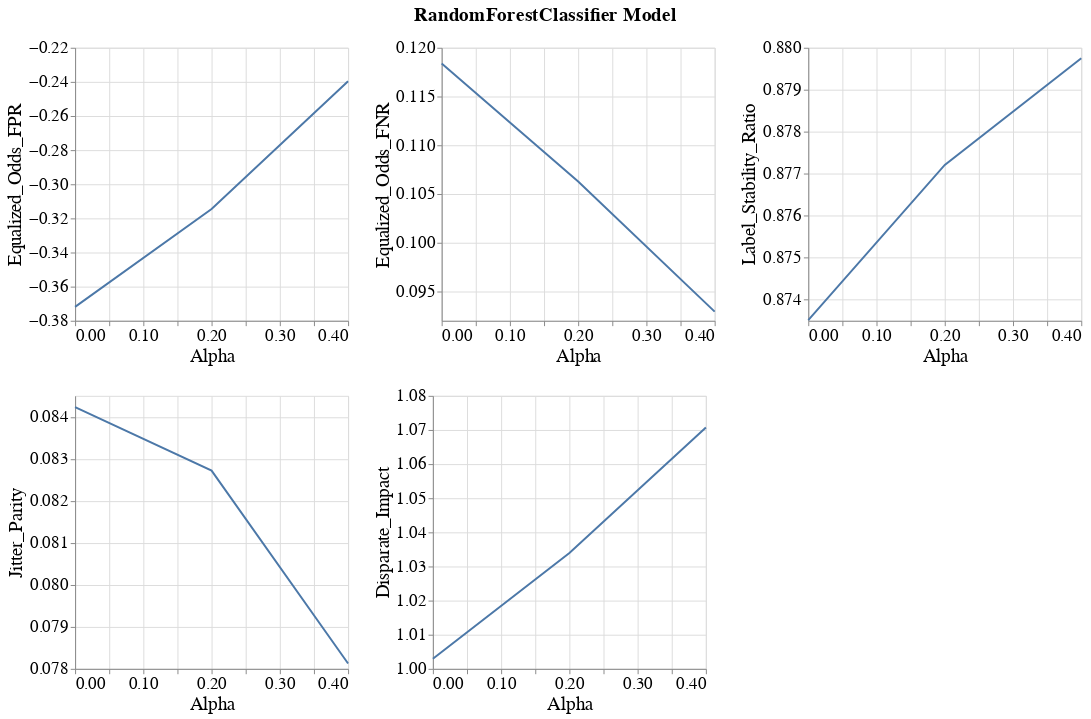

The cell this chart's notebook holds for it:
### Markdown cell above
### Line band plots for group metrics

### Code cell
visualizer.create_group_metrics_line_band_plot(group='race',
                                               model_name=MODEL_NAMES[0],
                                               group_metrics=['Equalized_Odds_FPR', 'Equalized_Odds_FNR', 'Label_Stability_Ratio',
                                                              'Jitter_Parity', 'Disparate_Impact'])

### Figure 1 — Vega-Lite specification as saved in the notebook (floating-point values rounded to 4 significant figures)
{"config": {"view": {"continuousWidth": 400, "continuousHeight": 300}, "axis": {"labelFontSize": 17, "labelFontWeight": "normal", "titleFontSize": 19, "titleFontWeight": "normal"}, "legend": {"labelFontSize": 17, "symbolStrokeWidth": 10, "titleFontSize": 19}, "title": {"fontSize": 17}}, "vconcat": [{"hconcat": [{"layer": [{"mark": {"type": "errorband", "extent": "ci"}, "encoding": {"x": {"field": "Intervention_Param", "title": "Alpha", "type": "quantitative"}, "y": {"field": "Metric_Value", "scale": {"zero": false}, "title": "Equalized_Odds_FPR", "type": "quantitative"}}}, {"mark": "line", "encoding": {"x": {"field": "Intervention_Param", "title": "Alpha", "type": "quantitative"}, "y": {"aggregate": "mean", "field": "Metric_Value", "scale": {"zero": false}, "title": "Equalized_Odds_FPR", "type": "quantitative"}}}], "height": 280, "width": 280}, {"layer": [{"mark": {"type": "errorband", "extent": "ci"}, "encoding": {"x": {"field": "Intervention_Param", "title": "Alpha", "type": "quantitative"}, "y": {"field": "Metric_Value", "scale": {"zero": false}, "title": "Equalized_Odds_FNR", "type": "quantitative"}}}, {"mark": "line", "encoding": {"x": {"field": "Intervention_Param", "title": "Alpha", "type": "quantitative"}, "y": {"aggregate": "mean", "field": "Metric_Value", "scale": {"zero": false}, "title": "Equalized_Odds_FNR", "type": "quantitative"}}}], "data": {"name": "data-7abbf046a7a0dac9001f1c56bb0fc5ff"}, "height": 280, "width": 280}, {"layer": [{"mark": {"type": "errorband", "extent": "ci"}, "encoding": {"x": {"field": "Intervention_Param", "title": "Alpha", "type": "quantitative"}, "y": {"field": "Metric_Value", "scale": {"zero": false}, "title": "Label_Stability_Ratio", "type": "quantitative"}}}, {"mark": "line", "encoding": {"x": {"field": "Intervention_Param", "title": "Alpha", "type": "quantitative"}, "y": {"aggregate": "mean", "field": "Metric_Value", "scale": {"zero": false}, "title": "Label_Stability_Ratio", "type": "quantitative"}}}], "data": {"name": "data-1186cdf9dc19c56e0c6510d785d0273c"}, "height": 280, "width": 280}]}, {"hconcat": [{"layer": [{"mark": {"type": "errorband", "extent": "ci"}, "encoding": {"x": {"field": "Intervention_Param", "title": "Alpha", "type": "quantitative"}, "y": {"field": "Metric_Value", "scale": {"zero": false}, "title": "Jitter_Parity", "type": "quantitative"}}}, {"mark": "line", "encoding": {"x": {"field": "Intervention_Param", "title": "Alpha", "type": "quantitative"}, "y": {"aggregate": "mean", "field": "Metric_Value", "scale": {"zero": false}, "title": "Jitter_Parity", "type": "quantitative"}}}], "height": 280, "width": 280}, {"layer": [{"mark": {"type": "errorband", "extent": "ci"}, "encoding": {"x": {"field": "Intervention_Param", "title": "Alpha", "type": "quantitative"}, "y": {"field": "Metric_Value", "scale": {"zero": false}, "title": "Disparate_Impact", "type": "quantitative"}}}, {"mark": "line", "encoding": {"x": {"field": "Intervention_Param", "title": "Alpha", "type": "quantitative"}, "y": {"aggregate": "mean", "field": "Metric_Value", "scale": {"zero": false}, "title": "Disparate_Impact", "type": "quantitative"}}}], "data": {"name": "data-c93525c6bfaed7588f52457d14d93cae"}, "height": 280, "width": 280}], "data": {"name": "data-7cc750d985707df4630b95986c4a0599"}}], "data": {"name": "data-282e819347a4808643fb51d65aaaf55e"}, "title": {"text": "RandomForestClassifier Model", "anchor": "middle", "dy": -10, "fontSize": 20}, "$schema": "https://vega.github.io/schema/vega-lite/v4.17.0.json", "datasets": {"data-282e819347a4808643fb51d65aaaf55e": [{"Metric": "Equalized_Odds_FPR", "Model_Name": "RandomForestClassifier", "Experiment_Iteration": "Exp_iter_1", "Intervention_Param": 0.4, "Group": "race", "Metric_Value": -0.2396}, {"Metric": "Equalized_Odds_FPR", "Model_Name": "RandomForestClassifier", "Experiment_Iteration": "Exp_iter_1", "Intervention_Param": 0.2, "Group": "race", "Metric_Value": -0.3144}, {"Metric": "Equalized_Odds_FPR", "Model_Name": "RandomForestClassifier", "Experiment_Iteration": "Exp_iter_1", "Intervention_Param": 0.0, "Group": "race", "Metric_Value": -0.3719}], "data-7abbf046a7a0dac9001f1c56bb0fc5ff": [{"Metric": "Equalized_Odds_FNR", "Model_Name": "RandomForestClassifier", "Experiment_Iteration": "Exp_iter_1", "Intervention_Param": 0.4, "Group": "race", "Metric_Value": 0.09294}, {"Metric": "Equalized_Odds_FNR", "Model_Name": "RandomForestClassifier", "Experiment_Iteration": "Exp_iter_1", "Intervention_Param": 0.2, "Group": "race", "Metric_Value": 0.1063}, {"Metric": "Equalized_Odds_FNR", "Model_Name": "RandomForestClassifier", "Experiment_Iteration": "Exp_iter_1", "Intervention_Param": 0.0, "Group": "race", "Metric_Value": 0.1184}], "data-1186cdf9dc19c56e0c6510d785d0273c": [{"Metric": "Label_Stability_Ratio", "Model_Name": "RandomForestClassifier", "Experiment_Iteration": "Exp_iter_1", "Intervention_Param": 0.4, "Group": "race", "Metric_Value": 0.8798}, {"Metric": "Label_Stability_Ratio", "Model_Name": "RandomForestClassifier", "Experiment_Iteration": "Exp_iter_1", "Intervention_Param": 0.2, "Group": "race", "Metric_Value": 0.8772}, {"Metric": "Label_Stability_Ratio", "Model_Name": "RandomForestClassifier", "Experiment_Iteration": "Exp_iter_1", "Intervention_Param": 0.0, "Group": "race", "Metric_Value": 0.8735}], "data-7cc750d985707df4630b95986c4a0599": [{"Metric": "Jitter_Parity", "Model_Name": "RandomForestClassifier", "Experiment_Iteration": "Exp_iter_1", "Intervention_Param": 0.4, "Group": "race", "Metric_Value": 0.07813}, {"Metric": "Jitter_Parity", "Model_Name": "RandomForestClassifier", "Experiment_Iteration": "Exp_iter_1", "Intervention_Param": 0.2, "Group": "race", "Metric_Value": 0.08272}, {"Metric": "Jitter_Parity", "Model_Name": "RandomForestClassifier", "Experiment_Iteration": "Exp_iter_1", "Intervention_Param": 0.0, "Group": "race", "Metric_Value": 0.08423}], "data-c93525c6bfaed7588f52457d14d93cae": [{"Metric": "Disparate_Impact", "Model_Name": "RandomForestClassifier", "Experiment_Iteration": "Exp_iter_1", "Intervention_Param": 0.4, "Group": "race", "Metric_Value": 1.071}, {"Metric": "Disparate_Impact", "Model_Name": "RandomForestClassifier", "Experiment_Iteration": "Exp_iter_1", "Intervention_Param": 0.2, "Group": "race", "Metric_Value": 1.034}, {"Metric": "Disparate_Impact", "Model_Name": "RandomForestClassifier", "Experiment_Iteration": "Exp_iter_1", "Intervention_Param": 0.0, "Group": "race", "Metric_Value": 1.003}]}}
